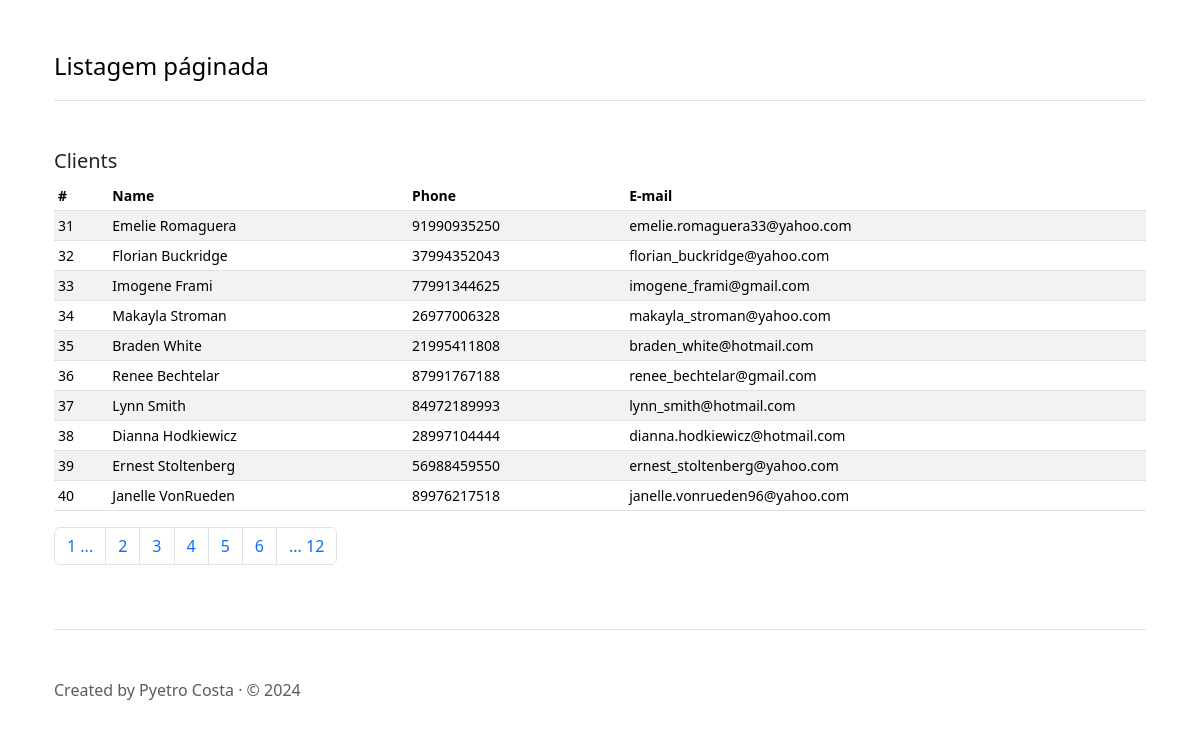
/?page=4, run on the app's committed database.
### tables this page shows
CREATE TABLE IF NOT EXISTS clients (
    id SERIAL PRIMARY KEY,
    name VARCHAR(255) NOT NULL,
    phone VARCHAR(11) NULL,
    email VARCHAR(255) NOT NULL,
    created_at TIMESTAMP NOT NULL DEFAULT CURRENT_TIMESTAMP,
    updated_at TIMESTAMP NULL
);

### src/index.php (called while the page is built, shortened)
<?php
require_once 'lib/pagination.php';
require_once 'controllers/main.php';
include 'views/layout.php';

### src/controllers/main.php (called while the page is built, shortened)
<?php
$sql = 'SELECT * from clients';
$pagination = new Pagination($sql);
$clients = $pagination->paginate();

### src/lib/pagination.php (called while the page is built, shortened)
<?php
require_once 'db.php';
class Pagination {
    private $sql;
    private $maxRows;
    private $offset;
    public function __construct($sql, $maxRows = 10) {
        $this->sql = $sql;
        $this->maxRows = $maxRows;
    }
    private function configure() {
        $this->page = $_REQUEST['page'] ?? 1;
        $this->offset = ($this->page-1) * $this->maxRows;
    }
    private function countRows() {
        $sqlCountRows = 'SELECT COUNT(0) FROM ( ' . $this->sql . ' ) as countRows ';
        $resCountRows = DB::pdo()->query($sqlCountRows);
        return $resCountRows->fetchColumn(0);
    }
    public function paginate() {
        $countRows = $this->countRows();
        $sqlPage = $this->sql  . " limit $this->offset, $this->maxRows";
        return DB::pdo()->query($sqlPage)->fetchAll();
    }
}

### src/lib/db.php (called while the page is built, shortened)
<?php
class DB {
    private static $_instance = null;
    public function __construct() {
        try {
            $parse_env = parse_ini_file('.env');
            $driver = $parse_env['DB_DRIVER'] ?? 'mysql';
            $host = $parse_env['DB_HOST'] ?? 'localhost';
            $database = $parse_env['DB_DATABASE'] ?? '';
            $port = $parse_env['DB_PORT'] ?? '3306';
            $user = $parse_env['DB_USER'] ?? '';
            $password = $parse_env['DB_PASSWORD'] ?? '';
            $options = [
                PDO::ATTR_ERRMODE => PDO::ERRMODE_EXCEPTION,
                PDO::ATTR_DEFAULT_FETCH_MODE => PDO::FETCH_ASSOC
            ];
            $dns = $driver . ':host=' . $host . ';port=' . $port . ';dbname=' . $database;
            $this->connection = new PDO($dns, $user, $password, $options);
        } catch (Exception $e) {
            throw new Exception($e->getMessage());
        }
    }
    public static function pdo() {
        if (self::$_instance == null) {
            self::$_instance = new self;
        }
        return self::$_instance->connection;
    }
}

### src/views/main.php (the view, shortened to what this page needs)
<h5>Clients</h5>
<div class="table-responsive small">
  <table class="table table-striped table-sm">
    <thead>
      <tr>
        <th scope="col">#</th>
        <th scope="col">Name</th>
        <th scope="col">Phone</th>
        <th scope="col">E-mail</th>
      </tr>
    </thead>
    <tbody>
      <?php foreach($clients as $row) { ?>
      <tr>
        <td><?= $row['id']; ?></td>
        <td><?= $row['name']; ?></td>
        <td><?= $row['phone']; ?></td>
        <td><?= $row['email']; ?></td>
      </tr>
      <?php } ?>
    </tbody>
  </table>
</div>

### data on the page
clients: id "31", name "Emelie Romaguera", phone "91990935250", email "emelie.romaguera33@yahoo.com"
clients: id "32", name "Florian Buckridge", phone "37994352043", email "florian_buckridge@yahoo.com"
clients: id "33", name "Imogene Frami", phone "77991344625", email "imogene_frami@gmail.com"
clients: id "34", name "Makayla Stroman", phone "26977006328", email "makayla_stroman@yahoo.com"
clients: id "35", name "Braden White", phone "21995411808", email "braden_white@hotmail.com"
clients: id "36", name "Renee Bechtelar", phone "87991767188", email "renee_bechtelar@gmail.com"
clients: id "37", name "Lynn Smith", phone "84972189993", email "lynn_smith@hotmail.com"
clients: id "38", name "Dianna Hodkiewicz", phone "28997104444", email "dianna.hodkiewicz@hotmail.com"
clients: id "39", name "Ernest Stoltenberg", phone "56988459550", email "ernest_stoltenberg@yahoo.com"
clients: id "40", name "Janelle VonRueden", phone "89976217518", email "janelle.vonrueden96@yahoo.com"

### other printed values
$navPage['one']['label'] "2"
$navPage['two']['label'] "3"
$navPage['three']['label'] "4"
$navPage['four']['label'] "5"
$navPage['five']['label'] "6"
$navPage['last'] "12"
